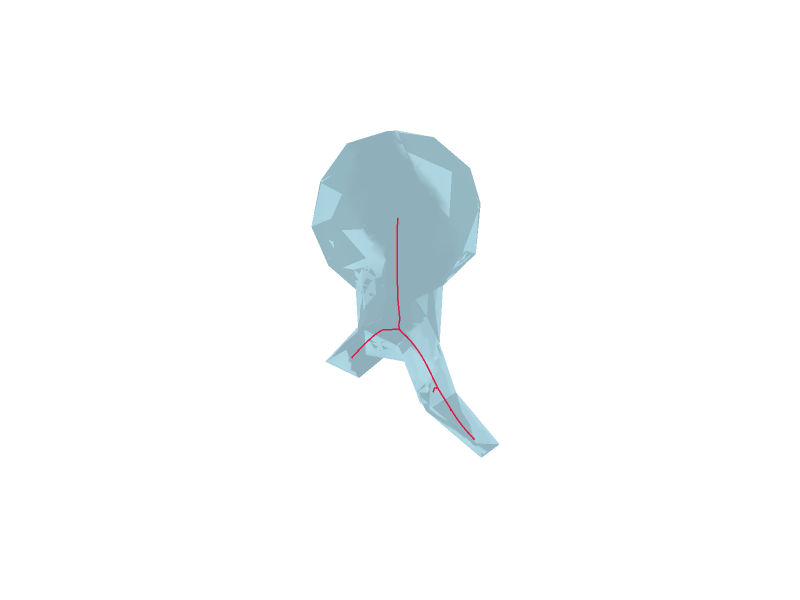

Notebook code cell kept with this figure:
### Markdown cell above
## Visualize mesh with skeleton overlay

### Code cell
fig = mm.visualize_mesh_3d(skel=skeleton, show_axes=False, title="")
fig.show()

### Figure 1 — Plotly figure (JSON) as saved in the notebook; plotly's stock layout.template omitted (floating-point values rounded to 4 significant figures; data arrays with more than 128 entries replaced by an {"elided": "..."} marker saying what was removed)
{"data": [{"color": "lightblue", "i": {"elided": "2830 int values"}, "j": {"elided": "2830 int values"}, "k": {"elided": "2830 int values"}, "name": "Mesh", "opacity": 0.8, "type": "mesh3d", "x": {"elided": "1417 float values"}, "y": {"elided": "1417 float values"}, "z": {"elided": "1417 float values"}}, {"line": {"color": "crimson", "width": 3}, "mode": "lines", "name": "Skeleton 0", "opacity": 0.95, "showlegend": false, "type": "scatter3d", "x": {"elided": "396 float values"}, "y": {"elided": "396 float values"}, "z": {"elided": "396 float values"}}], "layout": {"autosize": false, "height": 600, "scene": {"aspectmode": "data", "xaxis": {"visible": false}, "yaxis": {"visible": false}, "zaxis": {"visible": false}}, "title": {"text": ""}, "width": 800}}
